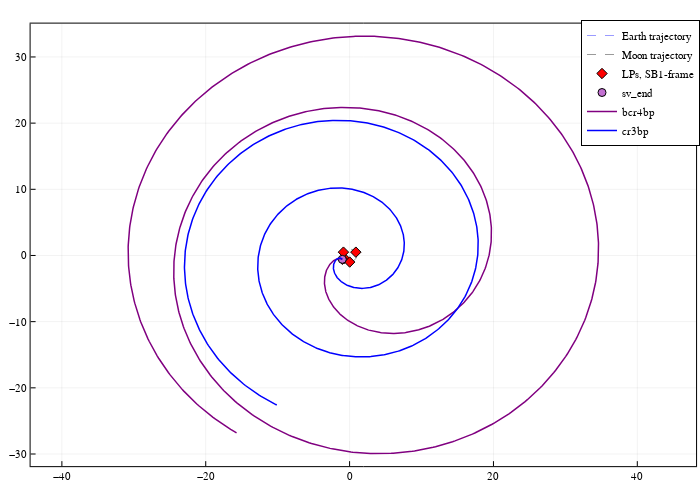

Notebook code cell kept with this figure:
### Code cell
pcart = plot(size=(700,500), frame_style=:box, aspect_ratio=:equal)

plot!(pcart, xs_earth_circle, ys_earth_circle, 
    color=:blue, linestyle=:dash, label="Earth trajectory", linewidth=0.4)
plot!(pcart, xs_moon_circle, ys_moon_circle, 
    color=:black, linestyle=:dash, label="Moon trajectory", linewidth=0.4)
scatter!(pcart, lps_sb1[:,1], lps_sb1[:,2], marker=:diamond, color=:red, label="LPs, SB1-frame")
scatter!(pcart, [sv_end[1]], [sv_end[2]], label="sv_end")

# trajectory
plot!(Array(sol)[1,:], Array(sol)[2,:], color=:purple, linewidth=1.5, label="bcr4bp")
plot!(Array(sol_nosun)[1,:], Array(sol_nosun)[2,:], color=:blue, linewidth=1.5, label="cr3bp")

pcart

### Figure 1 — Plotly figure (JSON) as saved in the notebook; plotly's stock layout.template omitted (floating-point values rounded to 4 significant figures; data arrays with more than 128 entries replaced by an {"elided": "..."} marker saying what was removed)
{"data": [{"colorbar": {"title": ""}, "legendgroup": "Earth trajectory", "line": {"color": "rgba(0, 0, 255, 1.000)", "dash": "dash", "shape": "linear", "width": 0.4}, "mode": "lines", "name": "Earth trajectory", "showlegend": true, "type": "scatter", "x": [-0.01215, -0.01213, -0.01205, -0.01193, -0.01176, -0.01154, -0.01128, -0.01097, -0.01062, -0.01022, -0.009785, -0.009308, -0.008794, -0.008244, -0.007662, -0.007048, -0.006406, -0.005738, -0.005048, -0.004336, -0.003608, -0.002865, -0.00211, -0.001347, -0.0005781, 0.0001928, 0.0009629, 0.001729, 0.002489, 0.003238, 0.003974, 0.004694, 0.005396, 0.006075, 0.00673, 0.007359, 0.007957, 0.008523, 0.009055, 0.009551, 0.01001, 0.01043, 0.0108, 0.01113, 0.01142, 0.01166, 0.01185, 0.012, 0.0121, 0.01214, 0.01214, 0.0121, 0.012, 0.01185, 0.01166, 0.01142, 0.01113, 0.0108, 0.01043, 0.01001, 0.009551, 0.009055, 0.008523, 0.007957, 0.007359, 0.00673, 0.006075, 0.005396, 0.004694, 0.003974, 0.003238, 0.002489, 0.001729, 0.0009629, 0.0001928, -0.0005781, -0.001347, -0.00211, -0.002865, -0.003608, -0.004336, -0.005048, -0.005738, -0.006406, -0.007048, -0.007662, -0.008244, -0.008794, -0.009308, -0.009785, -0.01022, -0.01062, -0.01097, -0.01128, -0.01154, -0.01176, -0.01193, -0.01205, -0.01213, -0.01215], "xaxis": "x", "y": [0, -0.0007706, -0.001538, -0.0023, -0.003052, -0.003791, -0.004516, -0.005222, -0.005908, -0.006569, -0.007204, -0.00781, -0.008385, -0.008926, -0.009431, -0.009898, -0.01032, -0.01071, -0.01105, -0.01135, -0.0116, -0.01181, -0.01197, -0.01208, -0.01214, -0.01215, -0.01211, -0.01203, -0.01189, -0.01171, -0.01148, -0.01121, -0.01089, -0.01052, -0.01012, -0.009669, -0.009183, -0.00866, -0.008102, -0.007511, -0.00689, -0.006241, -0.005568, -0.004872, -0.004156, -0.003423, -0.002677, -0.00192, -0.001155, -0.0003855, 0.0003855, 0.001155, 0.00192, 0.002677, 0.003423, 0.004156, 0.004872, 0.005568, 0.006241, 0.00689, 0.007511, 0.008102, 0.00866, 0.009183, 0.009669, 0.01012, 0.01052, 0.01089, 0.01121, 0.01148, 0.01171, 0.01189, 0.01203, 0.01211, 0.01215, 0.01214, 0.01208, 0.01197, 0.01181, 0.0116, 0.01135, 0.01105, 0.01071, 0.01032, 0.009898, 0.009431, 0.008926, 0.008385, 0.00781, 0.007204, 0.006569, 0.005908, 0.005222, 0.004516, 0.003791, 0.003052, 0.0023, 0.001538, 0.0007706, 2.976e-18], "yaxis": "y", "zmax": null, "zmin": null}, {"colorbar": {"title": ""}, "legendgroup": "Moon trajectory", "line": {"color": "rgba(0, 0, 0, 1.000)", "dash": "dash", "shape": "linear", "width": 0.4}, "mode": "lines", "name": "Moon trajectory", "showlegend": true, "type": "scatter", "x": [0.9878, 0.9859, 0.9799, 0.97, 0.9562, 0.9385, 0.9171, 0.892, 0.8632, 0.831, 0.7955, 0.7567, 0.7149, 0.6703, 0.6229, 0.573, 0.5208, 0.4665, 0.4104, 0.3525, 0.2933, 0.2329, 0.1715, 0.1095, 0.047, -0.01567, -0.07829, -0.1406, -0.2023, -0.2632, -0.3231, -0.3817, -0.4387, -0.4939, -0.5472, -0.5983, -0.6469, -0.693, -0.7362, -0.7765, -0.8137, -0.8476, -0.878, -0.905, -0.9283, -0.9478, -0.9636, -0.9754, -0.9834, -0.9874, -0.9874, -0.9834, -0.9754, -0.9636, -0.9478, -0.9283, -0.905, -0.878, -0.8476, -0.8137, -0.7765, -0.7362, -0.693, -0.6469, -0.5983, -0.5472, -0.4939, -0.4387, -0.3817, -0.3231, -0.2632, -0.2023, -0.1406, -0.07829, -0.01567, 0.047, 0.1095, 0.1715, 0.2329, 0.2933, 0.3525, 0.4104, 0.4665, 0.5208, 0.573, 0.6229, 0.6703, 0.7149, 0.7567, 0.7955, 0.831, 0.8632, 0.892, 0.9171, 0.9385, 0.9562, 0.97, 0.9799, 0.9859, 0.9878], "xaxis": "x", "y": [0, 0.06265, 0.1251, 0.187, 0.2481, 0.3082, 0.3671, 0.4246, 0.4803, 0.5341, 0.5857, 0.635, 0.6817, 0.7257, 0.7667, 0.8047, 0.8394, 0.8707, 0.8986, 0.9228, 0.9433, 0.96, 0.9728, 0.9818, 0.9867, 0.9877, 0.9847, 0.9778, 0.9669, 0.9521, 0.9335, 0.9111, 0.8851, 0.8555, 0.8225, 0.7861, 0.7466, 0.704, 0.6587, 0.6106, 0.5602, 0.5074, 0.4527, 0.3961, 0.3379, 0.2783, 0.2176, 0.1561, 0.0939, 0.03134, -0.03134, -0.0939, -0.1561, -0.2176, -0.2783, -0.3379, -0.3961, -0.4527, -0.5074, -0.5602, -0.6106, -0.6587, -0.704, -0.7466, -0.7861, -0.8225, -0.8555, -0.8851, -0.9111, -0.9335, -0.9521, -0.9669, -0.9778, -0.9847, -0.9877, -0.9867, -0.9818, -0.9728, -0.96, -0.9433, -0.9228, -0.8986, -0.8707, -0.8394, -0.8047, -0.7667, -0.7257, -0.6817, -0.635, -0.5857, -0.5341, -0.4803, -0.4246, -0.3671, -0.3082, -0.2481, -0.187, -0.1251, -0.06265, -2.42e-16], "yaxis": "y", "zmax": null, "zmin": null}, {"colorbar": {"title": ""}, "legendgroup": "LPs, SB1-frame", "marker": {"color": "rgba(255, 0, 0, 1.000)", "line": {"color": "rgba(0, 0, 0, 1.000)", "width": 1}, "size": 8, "symbol": "diamond"}, "mode": "markers", "name": "LPs, SB1-frame", "showlegend": true, "type": "scatter", "x": [-0.7248, -1.001, 0.8704, 0.01052, -0.8555], "xaxis": "x", "y": [-0.4185, -0.5778, 0.5025, -0.9939, 0.5061], "yaxis": "y", "zmax": null, "zmin": null}, {"colorbar": {"title": ""}, "legendgroup": "sv_end", "marker": {"color": "rgba(195, 113, 210, 1.000)", "line": {"color": "rgba(0, 0, 0, 1.000)", "width": 1}, "size": 8, "symbol": "circle"}, "mode": "markers", "name": "sv_end", "showlegend": true, "type": "scatter", "x": [-1.012], "xaxis": "x", "y": [-0.5845], "yaxis": "y", "zmax": null, "zmin": null}, {"colorbar": {"title": ""}, "legendgroup": "bcr4bp", "line": {"color": "rgba(128, 0, 128, 1.000)", "dash": "solid", "shape": "linear", "width": 1.5}, "mode": "lines", "name": "bcr4bp", "showlegend": true, "type": "scatter", "x": {"elided": "1315 float values"}, "xaxis": "x", "y": {"elided": "1315 float values"}, "yaxis": "y", "zmax": null, "zmin": null}, {"colorbar": {"title": ""}, "legendgroup": "cr3bp", "line": {"color": "rgba(0, 0, 255, 1.000)", "dash": "solid", "shape": "linear", "width": 1.5}, "mode": "lines", "name": "cr3bp", "showlegend": true, "type": "scatter", "x": {"elided": "1246 float values"}, "xaxis": "x", "y": {"elided": "1246 float values"}, "yaxis": "y", "zmax": null, "zmin": null}], "layout": {"annotations": [], "height": 500, "legend": {"bgcolor": "rgba(255, 255, 255, 1.000)", "bordercolor": "rgba(0, 0, 0, 1.000)", "borderwidth": 1, "font": {"color": "rgba(0, 0, 0, 1.000)", "family": "sans-serif", "size": 11}, "title": {"font": {"color": "rgba(0, 0, 0, 1.000)", "family": "sans-serif", "size": 15}, "text": ""}, "tracegroupgap": 0, "traceorder": "normal", "x": 1, "xanchor": "auto", "y": 1, "yanchor": "auto"}, "margin": {"b": 20, "l": 0, "r": 0, "t": 20}, "paper_bgcolor": "rgba(255, 255, 255, 1.000)", "plot_bgcolor": "rgba(255, 255, 255, 1.000)", "showlegend": true, "width": 700, "xaxis": {"anchor": "y", "domain": [0.04372, 0.9944], "gridcolor": "rgba(0, 0, 0, 0.100)", "gridwidth": 0.5, "linecolor": "rgba(0, 0, 0, 1.000)", "mirror": true, "range": [-44.35, 48.17], "showgrid": true, "showline": true, "showticklabels": true, "tickangle": 0, "tickcolor": "rgb(0, 0, 0)", "tickfont": {"color": "rgba(0, 0, 0, 1.000)", "family": "sans-serif", "size": 11}, "tickmode": "array", "ticks": "inside", "ticktext": ["−40", "−20", "0", "20", "40"], "tickvals": [-40, -20, 0, 20, 40], "title": "", "titlefont": {"color": "rgba(0, 0, 0, 1.000)", "family": "sans-serif", "size": 15}, "type": "-", "visible": true, "zeroline": false, "zerolinecolor": "rgba(0, 0, 0, 1.000)"}, "yaxis": {"anchor": "x", "domain": [0.0301, 0.9921], "gridcolor": "rgba(0, 0, 0, 0.100)", "gridwidth": 0.5, "linecolor": "rgba(0, 0, 0, 1.000)", "mirror": true, "range": [-31.84, 35.04], "showgrid": true, "showline": true, "showticklabels": true, "tickangle": 0, "tickcolor": "rgb(0, 0, 0)", "tickfont": {"color": "rgba(0, 0, 0, 1.000)", "family": "sans-serif", "size": 11}, "tickmode": "array", "ticks": "inside", "ticktext": ["−30", "−20", "−10", "0", "10", "20", "30"], "tickvals": [-30, -20, -10, 0, 10, 20, 30], "title": "", "titlefont": {"color": "rgba(0, 0, 0, 1.000)", "family": "sans-serif", "size": 15}, "type": "-", "visible": true, "zeroline": false, "zerolinecolor": "rgba(0, 0, 0, 1.000)"}}}
